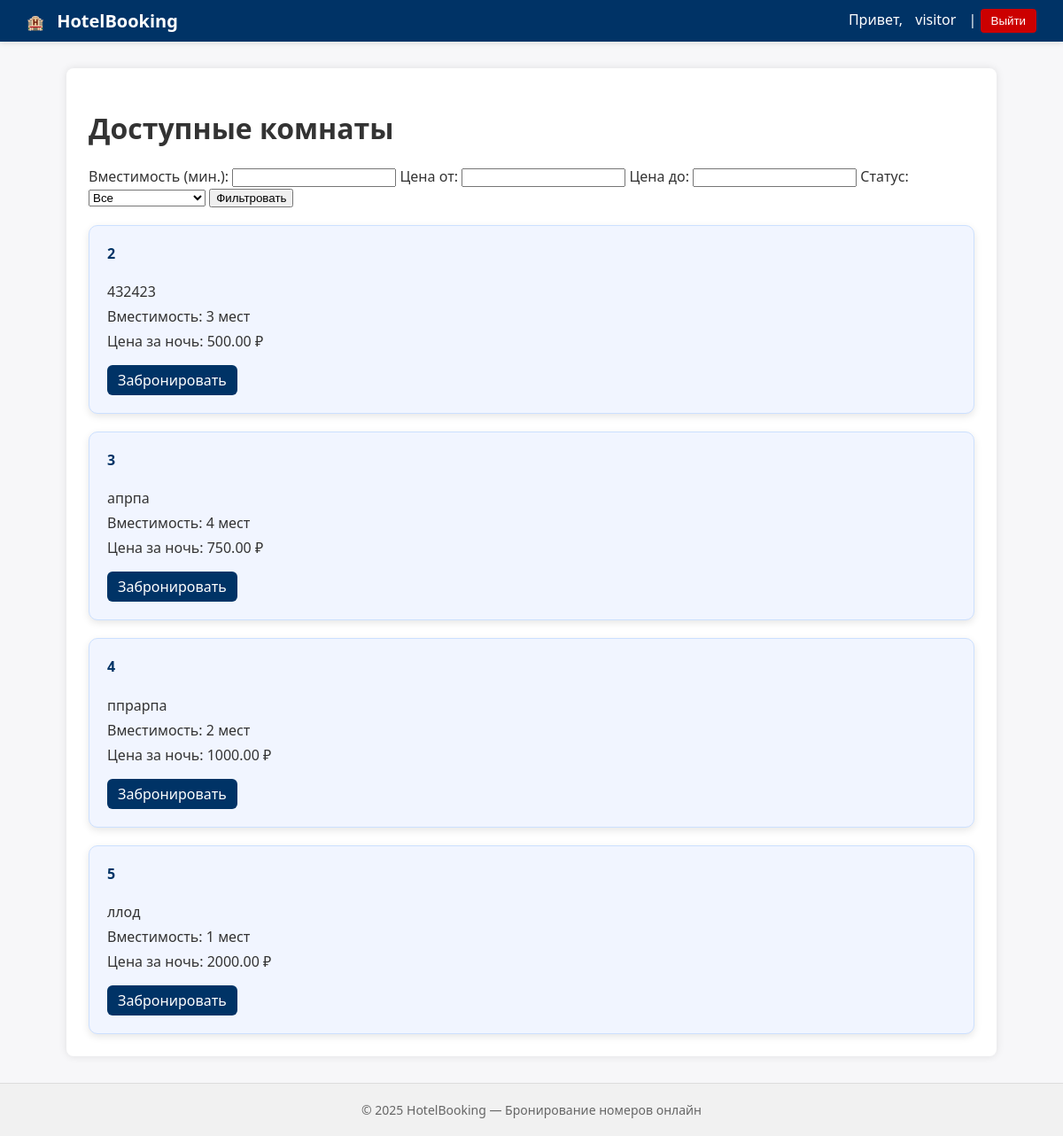
/booking/rooms/ (signed in), run on the app's committed database.
### account_app/models.py (models this page shows, shortened)
class User(AbstractUser):
    ROLE_CHOICES = (
        ('admin', 'Администратор'),
        ('guest', 'Гость'),
    )
    role = models.CharField(max_length=10, choices=ROLE_CHOICES, default='guest')
    is_approved = models.BooleanField(default=False)
    objects = UserManager()

### booking_app/models.py (models this page shows, shortened)
class Room(models.Model):
    STATUS_CHOICES = (
        ('available', 'Доступен'),
        ('occupied', 'Занят'),
    )
    title = models.CharField(max_length=100)
    description = models.TextField()
    capacity = models.PositiveIntegerField()
    price_per_night = models.DecimalField(max_digits=8, decimal_places=2)
    status = models.CharField(max_length=10, choices=STATUS_CHOICES, default='available')
    objects = models.Manager()

### booking_app/views.py (the view)
# urls.py: path('rooms/', room_list, name='room_list'),
@login_required
def room_list(request):
    rooms = Room.objects.filter(status='available')
    capacity = request.GET.get('capacity')
    price_min = request.GET.get('price_min')
    price_max = request.GET.get('price_max')
    filters = {'status': 'available'}
    if capacity:
        filters['capacity__gte'] = capacity
    if price_min:
        filters['price_per_night__gte'] = price_min
    if price_max:
        filters['price_per_night__lte'] = price_max
    rooms = Room.objects.filter(**filters)
    return render(request, 'booking_app/room_list.html', {'rooms': rooms})

### booking_app/templates/booking_app/room_list.html (shortened to what this page needs)
{% extends 'base.html' %}
{% block content %}
<h1>Доступные комнаты</h1>
<form method="get" class="filter-form" style="margin-bottom: 20px;">
    <label>Вместимость (мин.):</label>
    <input type="number" name="capacity" value="{{ request.GET.capacity }}">
    <label>Цена от:</label>
    <input type="number" name="price_min" value="{{ request.GET.price_min }}">
    <label>Цена до:</label>
    <input type="number" name="price_max" value="{{ request.GET.price_max }}">
    <label>Статус:</label>
    <select name="status">
        <option value="">Все</option>
    </select>
    <button type="submit">Фильтровать</button>
</form>
<div class="rooms-list">
    {% for room in rooms %}
        <div class="room-card">
            <h4>{{ room.title }}</h4>
            <p>{{ room.description }}</p>
            <p>Вместимость: {{ room.capacity }} мест</p>
            <p>Цена за ночь: {{ room.price_per_night }} ₽</p>
            <a href="{% url 'booking_app:book_room' room.id %}">Забронировать</a>
        </div>
    {% empty %}
        <p>Нет доступных комнат</p>
    {% endfor %}
</div>
{% endblock %}

### templates/base.html (shortened to what this page needs)
<!DOCTYPE html>
<html lang="ru">
<head>
    {% load static %}
    <link rel="stylesheet" href="{% static 'css/style.css' %}">
</head>
<body>
    <nav>
        <div class="nav-left">
            🏨 <a href="/" class="brand">HotelBooking</a>
        </div>
        <div class="nav-right">
            {% if user.is_authenticated %}
                Привет, <a href="{% url 'account_app:profile' %}">{{ user.username }}</a> |
                <form method="post" action="{% url 'account_app:logout' %}" class="logout-form">
                    <button type="submit">Выйти</button>
                </form>
            {% else %}
                <a href="{% url 'account_app:login' %}">Вход</a> |
                <a href="{% url 'account_app:signup' %}">Регистрация</a>
            {% endif %}
        </div>
    </nav>
    <main>
        {% block content %}
        {% endblock %}
    </main>
    <footer>
        © 2025 HotelBooking — Бронирование номеров онлайн
    </footer>
</body>
</html>

### idz_project/static/css/style.css (style rules this page uses)
body { font-family: "Segoe UI", Roboto, Arial, sans-serif; background-color: #f7f7f9; color: #333; margin: 0; padding: 0; }
nav { background-color: #003366; color: white; display: flex; justify-content: space-between; align-items: center; padding: 10px 30px; box-shadow: 0 2px 6px rgba(0, 0, 0, 0.1); }
nav a { color: white; text-decoration: none; margin: 0 10px; font-weight: 500; transition: color 0.3s ease; }
.brand { font-size: 20px; font-weight: bold; color: white; text-decoration: none; }
.logout-form { display: inline; }
.logout-form button { background-color: #cc0000; border: none; color: white; padding: 6px 12px; border-radius: 4px; cursor: pointer; font-weight: 500; transition: background 0.3s ease; }
main { max-width: 1000px; margin: 30px auto; background-color: white; padding: 25px; border-radius: 8px; box-shadow: 0 0 10px rgba(0, 0, 0, 0.1); }
footer { text-align: center; color: #666; padding: 20px; font-size: 14px; border-top: 1px solid #ddd; background: #f1f1f1; }
.rooms-list { display: flex; flex-direction: column; gap: 20px; }
.room-card { background-color: #f1f5ff; border: 1px solid #cce0ff; border-radius: 10px; padding: 20px; box-shadow: 0 3px 8px rgba(0, 0, 0, 0.1); transition: transform 0.2s ease, box-shadow 0.2s ease; }
.room-card h4 { margin-top: 0; color: #003366; }
.room-card p { margin: 6px 0; }
.room-card a { display: inline-block; margin-top: 10px; padding: 6px 12px; background-color: #003366; color: white; text-decoration: none; border-radius: 6px; font-weight: 500; transition: background 0.3s ease; }

### data on the page
User: username "visitor"
Room: title "2", description "432423", capacity "3", price_per_night "500.00"
Room: title "3", description "апрпа", capacity "4", price_per_night "750.00"
Room: title "4", description "ппрарпа", capacity "2", price_per_night "1000.00"
Room: title "5", description "ллод", capacity "1", price_per_night "2000.00"
